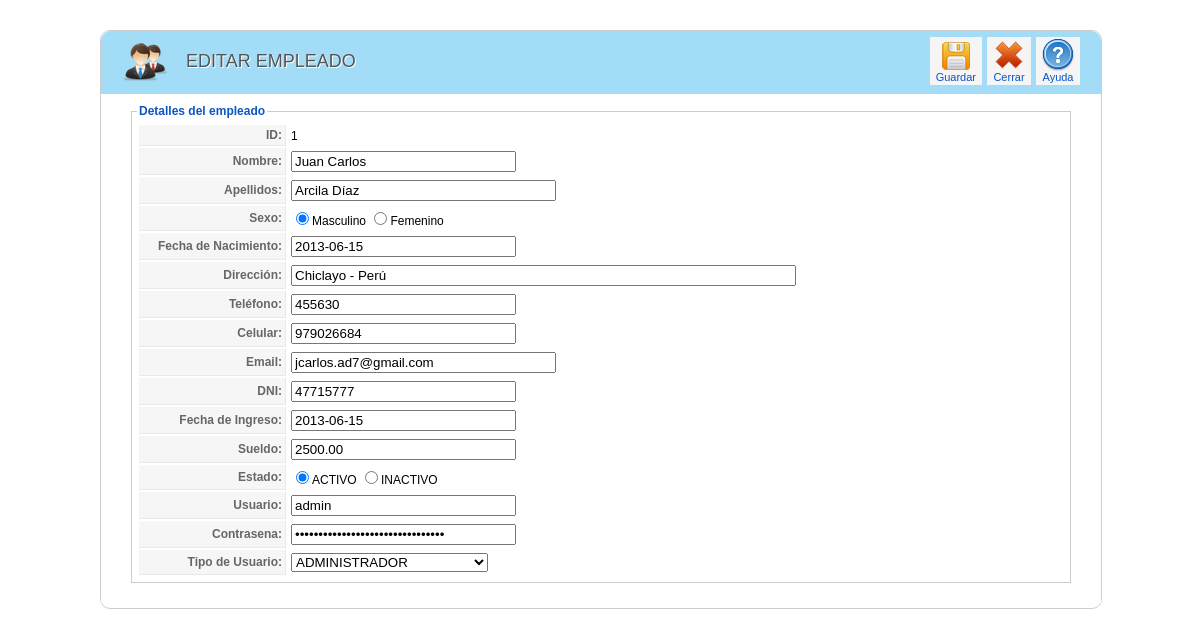
Page /empleado/editar_empleado.php?idempleado=1 (signed in) on the committed database.
### tables this page shows
CREATE TABLE IF NOT EXISTS `empleado` (
  `IdEmpleado` int(11) NOT NULL AUTO_INCREMENT,
  `Nombre` varchar(50) NOT NULL,
  `Apellido` varchar(80) NOT NULL,
  `Sexo` varchar(1) NOT NULL,
  `FechaNac` date NOT NULL,
  `Direccion` varchar(100) DEFAULT NULL,
  `Telefono` varchar(10) DEFAULT NULL,
  `Celular` varchar(15) DEFAULT NULL,
  `Email` varchar(80) DEFAULT NULL,
  `Dni` varchar(8) DEFAULT NULL,
  `FechaIng` date NOT NULL,
  `Sueldo` decimal(8,2) DEFAULT NULL,
  `Estado` varchar(30) NOT NULL,
  `Usuario` varchar(20) DEFAULT NULL,
  `Contrasena` text,
  `IdTipoUsuario` int(11) NOT NULL,
  PRIMARY KEY (`IdEmpleado`),
  KEY `fk_Empleado_TipoUsuario1_idx` (`IdTipoUsuario`)
);

### clases/clsEmpleado.php (called while the page is built, shortened)
<?php
include_once("clsConexion.php");
class clsEmpleado{
  function consultarEmpleado($criterio,$busqueda){
   $con = new clsConexion;
   if($con->conectarse()==true){
     $query = "CALL SP_S_Empleado('$criterio','$busqueda')";
	 $result = @mysql_query($query);
	 if (!$result)
	   return false;
	 else
	   return $result;
   }
 }
}
?>

### clases/clsConexion.php (called while the page is built, shortened)
<?php
class clsConexion{
	 function conectarse() {
		   return true;
	 }
}
?>

### clases/clsTipoUsuario.php (called while the page is built, shortened)
<?php
include_once("clsConexion.php");
class clsTipoUsuario{
 function consultarTipoUsuario(){
   $con = new clsConexion;
   if($con->conectarse()==true){
     $query = "CALL SP_S_TipoUsuario()";
	 $result = @mysql_query($query);
	 if (!$result)
	   return false;
	 else
	   return $result;
   }
 }
}
?>

### empleado/editar_empleado.php (the view, shortened to what this page needs)
<html>
<head>
<link href="../css/general.css" rel="stylesheet" type="text/css">
<link href="../css/icon.css" rel="stylesheet" type="text/css">
<link href="../css/box.css" rel="stylesheet" type="text/css">
</head>
<body>
<?php
    if(isset($_SESSION["usuario"])){
?>
<div class="wrapper">
<form name="form_empleado" method="post" action="guardar_empleado.php">
<div class="block">
    <div class="block_head">
    	<div class="imagen_head"><img src="../img/header/empleado.png" width="48" height="43"></div>
    <div class="titulo_head">EDITAR EMPLEADO</div>
      <div class="toolbar" id="toolbar">
            <table class="toolbar">
            	<tbody>
                	<tr>
                    <td>
<button type="submit" class="button">
                   <span class="icon-32-guardar_editar" title="Guardar">
                        </span>
                        Guardar
          			</button>
                    </td>
                    <td>
                        <a href="index.php" class="toolbar">
                        <span class="icon-32-cancelar" title="Nuevo">
                        </span>
                        Cerrar
                        </a>
                    </td>
                    <td>
                        <a href="#" class="toolbar">
                        <span class="icon-32-ayuda" title="Ayuda">
                        </span>
                        Ayuda
                        </a>
                    </td>
                    </tr>
            	</tbody>
            </table>
        </div>
    </div>
    <div class="block_content">
<?php
include_once("../clases/clsEmpleado.php");
include_once("../clases/clsTipoUsuario.php");
$objtipousuario=new clsTipoUsuario;
$resultado_tipousuario=$objtipousuario->consultarTipoUsuario();
$id_emp=$_GET["idempleado"];
$objempleado=new clsEmpleado;
$resultado=$objempleado->consultarEmpleado('id',$id_emp);
while($row=mysql_fetch_array($resultado)){
	$nombre=$row["Nombre"];
	$apellido=$row["Apellido"];
	$sexo=$row["Sexo"];
	$fechanac=$row["FechaNac"];
	$direccion=$row["Direccion"];
	$telefono=$row["Telefono"];
	$celular=$row["Celular"];
	$email=$row["Email"];
	$dni=$row["Dni"];
	$fechaing=$row["FechaIng"];
	$sueldo=$row["Sueldo"];
	$estado=$row["Estado"];
	$usuario=$row["Usuario"];
	$contrasena=$row["Contrasena"];
	$idtipousuario=$row["IdTipoUsuario"];
}
?>
    <fieldset class="adminform">
    <legend>Detalles del empleado</legend>
    <table class="admintable">
        <tr>
            <td width="100" class="key">ID:</td>
            <td><?php echo $id_emp ?></td>
        </tr>
        <tr>
            <td class="key">Nombre:</td>
            <td><input type="text" name="nombre" value="<?php echo $nombre ?>" size="25"></td>
        </tr>
        <tr>
            <td class="key">Apellidos:</td>
            <td><input type="text" name="apellido" value="<?php echo $apellido ?>" size="30"></td>
        </tr>
        <tr>
            <td class="key">Sexo:</td>
            <td><label><input type="radio" name="sexo" value="M" <?php if($sexo=='M') print "checked=true"?> />Masculino</label>
		<label><input type="radio" name="sexo" value="F" <?php if($sexo=='F') print "checked=true"?> />Femenino</label></td>
        </tr>
        <tr>
            <td class="key">Fecha de Nacimiento:</td>
            <td><input type="text" name="fechanac" value="<?php echo $fechanac ?>" size="25"></td>
        </tr>
        <tr>
            <td class="key">Dirección:</td>
            <td><input type="text" name="direccion" value="<?php echo $direccion ?>" size="60"></td>
        </tr>
        <tr>
            <td class="key">Teléfono:</td>
            <td><input type="text" name="telefono"value="<?php echo $telefono ?>" size="25"></td>
        </tr>
                <tr>
            <td class="key">Celular:</td>
            <td><input type="text" name="celular" value="<?php echo $celular ?>" size="25"></td>
        </tr>
        <tr>
            <td class="key">Email:</td>
            <td><input type="text" name="email" value="<?php echo $email ?>" size="30"></td>
        </tr>
        <tr>
            <td class="key">DNI:</td>
            <td><input type="text" name="dni" value="<?php echo $dni ?>" size="25"></td>
        </tr>
        <tr>
            <td class="key">Fecha de Ingreso:</td>
            <td><input type="text" name="fechaing"  value="<?php echo $fechaing ?>" size="25"></td>
        </tr>
        <tr>
            <td class="key">Sueldo:</td>
            <td><input type="text" name="sueldo" value="<?php echo $sueldo ?>" size="25"></td>
        </tr>
        <tr>
            <td class="key">Estado:</td>
            <td><label><input type="radio" name="estado" value="ACTIVO" <?php if($estado=='ACTIVO') print "checked=true"?> />ACTIVO</label>
		<label><input type="radio" name="estado" value="INACTIVO" <?php if($estado=='INACTIVO') print "checked=true"?> />INACTIVO</label></td>
        </tr>
<tr>
            <td class="key">Usuario:</td>
            <td><input type="text" name="usuario" value="<?php echo $usuario ?>" size="25"></td>
        </tr>
<tr>
            <td class="key">Contrasena:</td>
            <td><input name="contrasena" type="password" value="<?php echo $contrasena ?>" size="25"></td>
        </tr>
        <tr>
            <td class="key">Tipo de Usuario:</td>
            <td><select name="idtipousuario">
          <?php
		while($row=mysql_fetch_array($resultado_tipousuario)){
			?>
            <?php
				if($idtipousuario==$row['IdTipoUsuario']){?>
				 <option value="<?php echo $row['IdTipoUsuario']?>" selected="selected"><?php echo $row['Descripcion']?></option>
				<?php } else { ?>
				<option value="<?php echo $row['IdTipoUsuario']?>"><?php echo $row['Descripcion']?></option>
				<?php }?>
	<?php } ?>
        </select></td>
        </tr>
    </table>
	</fieldset>
	</div>
</div>
</form>
</div>
<?php
    } else {
        header("Location:../index.php");
    }
?>
</body>
</html>

### css/general.css (style rules this page uses)
body { margin: 10px; padding: 0; background-image: url(../img/fondo.png); background-repeat: repeat; padding-bottom: 1px; font-size: 11px; }
body, td, th { font-family: Arial, Helvetica, sans-serif; font-size:12px; }
a:link { color: #0B55C4; text-decoration: none; }
fieldset { margin-bottom: 10px; border: 1px #ccc solid; padding: 5px; text-align: left; }
legend { color: #0B55C4; font-size: 12px; font-weight: bold; }
fieldset.adminform { border: 1px solid #ccc; margin: 0 10px 10px 10px; }
table.admintable td { padding: 3px; }
table.admintable td.key, table.admintable td.paramlist_key { background-color: #f6f6f6; text-align: right; width: 140px; color: #666; font-weight: bold; font-size: 12px; border-bottom: 1px solid #e9e9e9; border-right: 1px solid #e9e9e9; }
.block { width:1000px; padding-bottom: 5px; margin-bottom: 25px; clear: both; border-radius: 10px; background-color:#fff; border: solid 1px #CCCCCC; }
.wrapper { width:1000px; margin:0 auto; padding-top: 20px; }
.block .block_content { overflow: hidden; background: #fff; width:960px; border-top: 1px solid #CECECE; padding: 10px 20px 10px; }
.block .block_head { height:62px; background-color: rgba(1, 159, 230, 0.36); -moz-border-radius: 10px 10px 0px 0px; -o-border-radius: 10px 10px 0px 0px; -webkit-border-radius: 10px 10px 0px 0px; -ms-border-radius: 10px 10px 0px 0px; overflow:visible; }
.block .titulo_head { height:25px; width:auto; float:left; font-family: "Titillium999", "Trebuchet MS", Arial, sans-serif; font-size: 18px; font-weight: normal; text-transform: uppercase; color: #555; text-shadow: 1px 1px 0 #fff; margin-left: 15px; padding-top:20px; }
.block .imagen_head { height:25px; width:50; float:left; margin-left: 20px; padding-top:10px; }
div.toolbar { float: right; text-align: right; padding: 0; margin-right: 20px; margin-top:5px; }
table.toolbar { border-collapse: collapse; padding: 0; margin: 0; }
table.toolbar td { padding: 1px 1px 1px 4px; text-align: center; color: #666; height: 48px; }
table.toolbar span { float: none; width: 32px; height: 32px; margin: 0 auto; display: block; }
table.toolbar a { display: block; float: left; background:#F5F5F5; white-space: nowrap; border: 1px solid #F5F5F5; padding: 1px 5px; cursor: pointer; font-size:11px; }
.button { display: block; float: left; white-space: nowrap; border: 1px solid #F5F5F5; padding: 1px 5px; cursor: pointer; font-family: Arial, Helvetica, sans-serif; font-size:11px; color: #0B55C4; text-align:center center; background:#F5F5F5; }

### rows in the picture
empleado: nombre "Juan Carlos", apellido "Arcila Díaz", Sexo "☑ Masculino", fechanac "2013-06-15", direccion "Chiclayo - Perú", celular "979026684", email "jcarlos.ad7@gmail.com", dni "47715777", fechaing "2013-06-15", sueldo "2500.00", Estado "☑ ACTIVO", usuario "admin"

### other values in the picture
$id_emp "1"
form field idtipousuario "ADMINISTRADOR"
